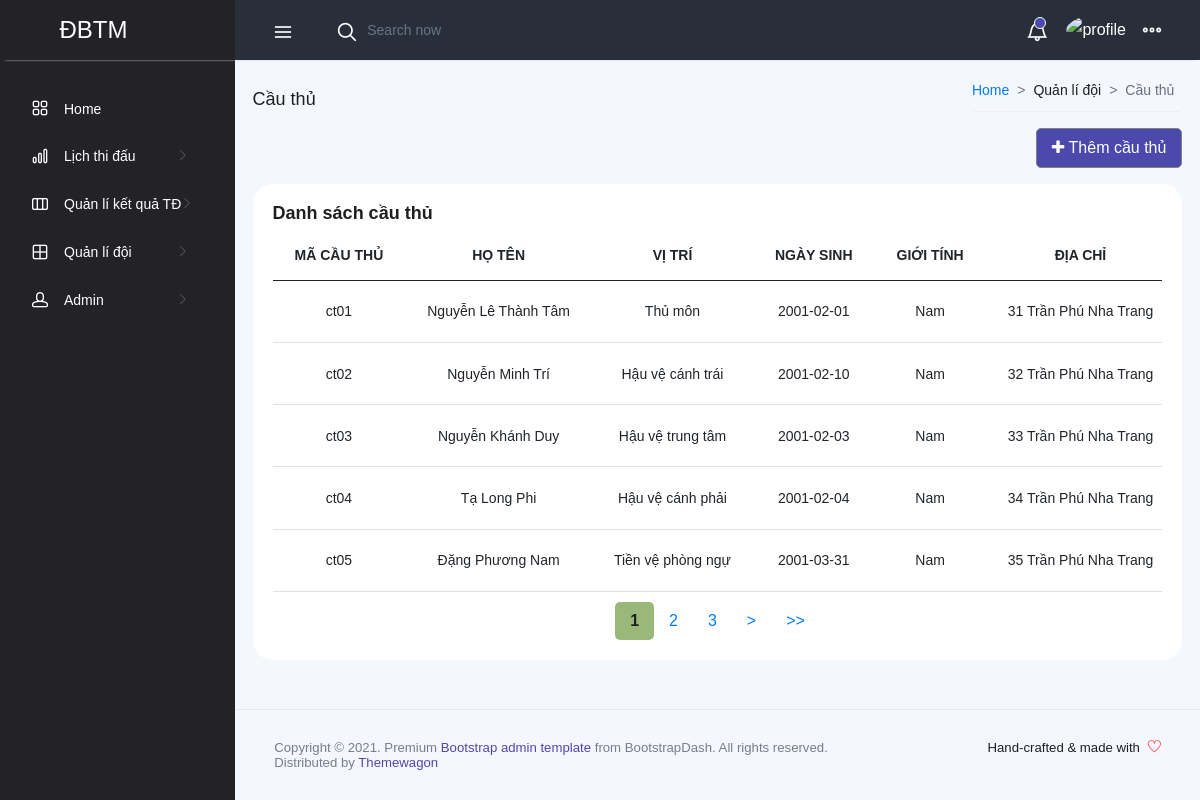
Screenshot of /pages/QL_cauthu/table-cau-thu.php with the database file from the repository.
### tables this page shows
CREATE TABLE `cau_thu` (
  `ma_cau_thu` varchar(10) NOT NULL,
  `ho_ten_cau_thu` varchar(50) NOT NULL,
  `vi_tri` varchar(50) NOT NULL,
  `ngay_sinh` date NOT NULL,
  `gioi_tinh` enum('Nam','Nữ') DEFAULT NULL,
  `dia_chi` varchar(50) NOT NULL,
  `ma_clb` varchar(10) NOT NULL,
  `ma_qg` varchar(10) NOT NULL,
  `so` int(3) NOT NULL
);

### pages/QL_cauthu/xulyhienthicauthu.php (the view, shortened to what this page needs)
<?php
include('../samples/conect_database.php');
$rowsPerPage = 5;
$offset = ($_GET['page'] - 1) * $rowsPerPage;
$sql = 'select ma_cau_thu, ho_ten_cau_thu, vi_tri, ngay_sinh, gioi_tinh, dia_chi,cau_lac_bo.ten_clb,quoc_gia.ten_qg
	from cau_thu, cau_lac_bo, quoc_gia
    where cau_thu.ma_clb = cau_lac_bo.ma_clb and cau_thu.ma_qg = quoc_gia.ma_qg
    LIMIT ' . $offset . ', ' . $rowsPerPage;
$result = mysqli_query($conn, $sql);
if (mysqli_num_rows($result) <> 0) {
	while ($rows = mysqli_fetch_array($result)) {
		echo "<tr>";
		echo "<td>" . $rows['ma_cau_thu'] . "</td>";
		echo "<td>" . $rows['ho_ten_cau_thu'] . "</td>";
		echo "<td>" . $rows['vi_tri'] . "</td>";
		echo "<td>" . $rows['ngay_sinh'] . "</td>";
		echo "<td>" . $rows['gioi_tinh'] . "</td>";
		echo "<td>" . $rows['dia_chi'] . "</td>";
		echo "</tr>";
	}
} else {
	echo "<h5>Không có bản ghi nào!</h5>";
}
?>

### rows the page displays
cau_thu: ma_cau_thu "ct01", ho_ten_cau_thu "Nguyễn Lê Thành Tâm", vi_tri "Thủ môn", ngay_sinh "2001-02-01", gioi_tinh "Nam", dia_chi "31 Trần Phú Nha Trang"
cau_thu: ma_cau_thu "ct02", ho_ten_cau_thu "Nguyễn Minh Trí", vi_tri "Hậu vệ cánh trái", ngay_sinh "2001-02-10", gioi_tinh "Nam", dia_chi "32 Trần Phú Nha Trang"
cau_thu: ma_cau_thu "ct03", ho_ten_cau_thu "Nguyễn Khánh Duy", vi_tri "Hậu vệ trung tâm", ngay_sinh "2001-02-03", gioi_tinh "Nam", dia_chi "33 Trần Phú Nha Trang"
cau_thu: ma_cau_thu "ct04", ho_ten_cau_thu "Tạ Long Phi", vi_tri "Hậu vệ cánh phải", ngay_sinh "2001-02-04", gioi_tinh "Nam", dia_chi "34 Trần Phú Nha Trang"
cau_thu: ma_cau_thu "ct05", ho_ten_cau_thu "Đặng Phương Nam", vi_tri "Tiền vệ phòng ngự", ngay_sinh "2001-03-31", gioi_tinh "Nam", dia_chi "35 Trần Phú Nha Trang"
